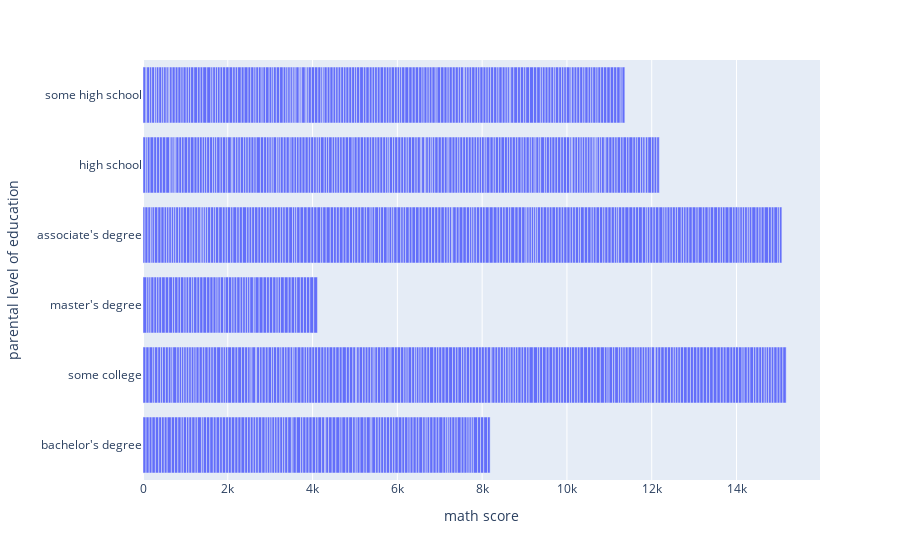

Source (notebook cell):
### Markdown cell above
From the above we can see that which group student have secure more marks in maths

### Code cell
# create a bar plot and check math score with respect to parental education

fig = px.bar(df,x='math score',y='parental level of education')
fig.show()

### Figure 1 — Plotly figure (JSON) as saved in the notebook; plotly's stock layout.template omitted (floating-point values rounded to 4 significant figures; data arrays with more than 128 entries replaced by an {"elided": "..."} marker saying what was removed)
{"data": [{"alignmentgroup": "True", "hovertemplate": "math score=%{x}<br>parental level of education=%{y}<extra></extra>", "legendgroup": "", "marker": {"color": "#636efa", "pattern": {"shape": ""}}, "name": "", "offsetgroup": "", "orientation": "h", "showlegend": false, "textposition": "auto", "type": "bar", "x": {"elided": "1000 int values"}, "xaxis": "x", "y": {"elided": "1000 str values"}, "yaxis": "y"}], "layout": {"barmode": "relative", "legend": {"tracegroupgap": 0}, "margin": {"t": 60}, "xaxis": {"anchor": "y", "domain": [0, 1], "title": {"text": "math score"}}, "yaxis": {"anchor": "x", "domain": [0, 1], "title": {"text": "parental level of education"}}}}
